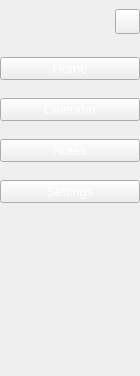
     <widget class="QWidget" name="main_Menu" native="true">
      <property name="minimumSize">
       <size>
        <width>140</width>
        <height>0</height>
       </size>
      </property>
      <property name="maximumSize">
       <size>
        <width>140</width>
        <height>16777215</height>
       </size>
      </property>
      <property name="font">
       <font>
        <family>Arial</family>
        <pointsize>10</pointsize>
        <weight>50</weight>
        <italic>false</italic>
        <bold>false</bold>
       </font>
      </property>
      <property name="styleSheet">
       <string notr="true"/>
      </property>
      <layout class="QGridLayout" name="gridLayout_2" columnstretch="7,0">
       <property name="leftMargin">
        <number>0</number>
       </property>
       <property name="topMargin">
        <number>4</number>
       </property>
       <property name="rightMargin">
        <number>0</number>
       </property>
       <property name="bottomMargin">
        <number>0</number>
       </property>
       <property name="horizontalSpacing">
        <number>0</number>
       </property>
       <property name="verticalSpacing">
        <number>18</number>
       </property>
       <item row="2" column="0" colspan="2">
        <widget class="QPushButton" name="buttonCalendar">
         <property name="cursor">
          <cursorShape>PointingHandCursor</cursorShape>
         </property>
         <property name="styleSheet">
          <string notr="true">font: 87 10pt &quot;Arial&quot;;
color: rgb(255, 255, 255);</string>
         </property>
         <property name="text">
          <string>Calendar</string>
         </property>
         <property name="icon">
          <iconset resource="../static/resources_1.qrc">
           <normaloff>:/icons/icon/calendar (1).svg</normaloff>:/icons/icon/calendar (1).svg</iconset>
         </property>
         <property name="iconSize">
          <size>
           <width>26</width>
           <height>26</height>
          </size>
         </property>
         <property name="checkable">
          <bool>true</bool>
         </property>
        </widget>
       </item>
       <item row="1" column="0" colspan="2">
        <widget class="QPushButton" name="buttonHome">
         <property name="cursor">
          <cursorShape>PointingHandCursor</cursorShape>
         </property>
         <property name="styleSheet">
          <string notr="true">font: 87 10pt &quot;Arial&quot;;
color: rgb(255, 255, 255);color: rgb(255, 255, 255);</string>
         </property>
         <property name="text">
          <string>Home</string>
         </property>
         <property name="icon">
          <iconset resource="../static/resources_1.qrc">
           <normaloff>:/icons/icon/home.svg</normaloff>:/icons/icon/home.svg</iconset>
         </property>
         <property name="iconSize">
          <size>
           <width>26</width>
           <height>26</height>
          </size>
         </property>
         <property name="checkable">
          <bool>true</bool>
         </property>
        </widget>
       </item>
       <item row="0" column="1">
        <widget class="QPushButton" name="buttonBack">
         <property name="minimumSize">
          <size>
           <width>25</width>
           <height>25</height>
          </size>
         </property>
         <property name="maximumSize">
          <size>
           <width>25</width>
           <height>25</height>
          </size>
         </property>
         <property name="cursor">
          <cursorShape>PointingHandCursor</cursorShape>
         </property>
         <property name="styleSheet">
          <string notr="true"/>
         </property>
         <property name="text">
          <string/>
         </property>
         <property name="icon">
          <iconset resource="../static/resources_1.qrc">
           <normaloff>:/icons/icon/Vector.svg</normaloff>:/icons/icon/Vector.svg</iconset>
         </property>
         <property name="checkable">
          <bool>true</bool>
         </property>
        </widget>
       </item>
       <item row="4" column="0" colspan="2">
        <widget class="QPushButton" name="buttonSettings">
         <property name="font">
          <font>
           <family>Arial</family>
           <pointsize>10</pointsize>
           <weight>10</weight>
           <italic>false</italic>
           <bold>false</bold>
          </font>
         </property>
         <property name="cursor">
          <cursorShape>PointingHandCursor</cursorShape>
         </property>
         <property name="styleSheet">
          <string notr="true">color: rgb(255, 255, 255);
font: 87 10pt &quot;Arial&quot;;

</string>
         </property>
         <property name="text">
          <string>Settings</string>
         </property>
         <property name="icon">
          <iconset resource="../static/resources_1.qrc">
           <normaloff>:/icons/icon/settings.svg</normaloff>:/icons/icon/settings.svg</iconset>
         </property>
         <property name="iconSize">
          <size>
           <width>24</width>
           <height>24</height>
          </size>
         </property>
         <property name="checkable">
          <bool>true</bool>
         </property>
        </widget>
       </item>
       <item row="3" column="0" colspan="2">
        <widget class="QPushButton" name="buttonNotes">
         <property name="cursor">
          <cursorShape>PointingHandCursor</cursorShape>
         </property>
         <property name="styleSheet">
          <string notr="true">font: 87 10pt &quot;Arial&quot;;
color: rgb(255, 255, 255);</string>
         </property>
         <property name="text">
          <string>Notes</string>
         </property>
         <property name="icon">
          <iconset resource="../static/resources_1.qrc">
           <normaloff>:/icons/icon/note.svg</normaloff>:/icons/icon/note.svg</iconset>
         </property>
         <property name="iconSize">
          <size>
           <width>24</width>
           <height>24</height>
          </size>
         </property>
         <property name="checkable">
          <bool>true</bool>
         </property>
        </widget>
       </item>
       <item row="5" column="0">
        <spacer name="verticalSpacer">
         <property name="orientation">
          <enum>Qt::Vertical</enum>
         </property>
         <property name="sizeType">
          <enum>QSizePolicy::Fixed</enum>
         </property>
         <property name="sizeHint" stdset="0">
          <size>
           <width>20</width>
           <height>140</height>
          </size>
         </property>
        </spacer>
       </item>
       <item row="6" column="0" colspan="2">
        <widget class="QLabel" name="logoLabel">
         <property name="text">
          <string/>
         </property>
         <property name="pixmap">
          <pixmap resource="../static/resources_1.qrc">:/image/images/logo_panel.png</pixmap>
         </property>
         <property name="alignment">
          <set>Qt::AlignCenter</set>
         </property>
        </widget>
       </item>
       <item row="0" column="0">
        <spacer name="verticalSpacer_3">
         <property name="orientation">
          <enum>Qt::Vertical</enum>
         </property>
         <property name="sizeType">
          <enum>QSizePolicy::Fixed</enum>
         </property>
         <property name="sizeHint" stdset="0">
          <size>
           <width>20</width>
           <height>35</height>
          </size>
         </property>
        </spacer>
       </item>
      </layout>
     </widget>
